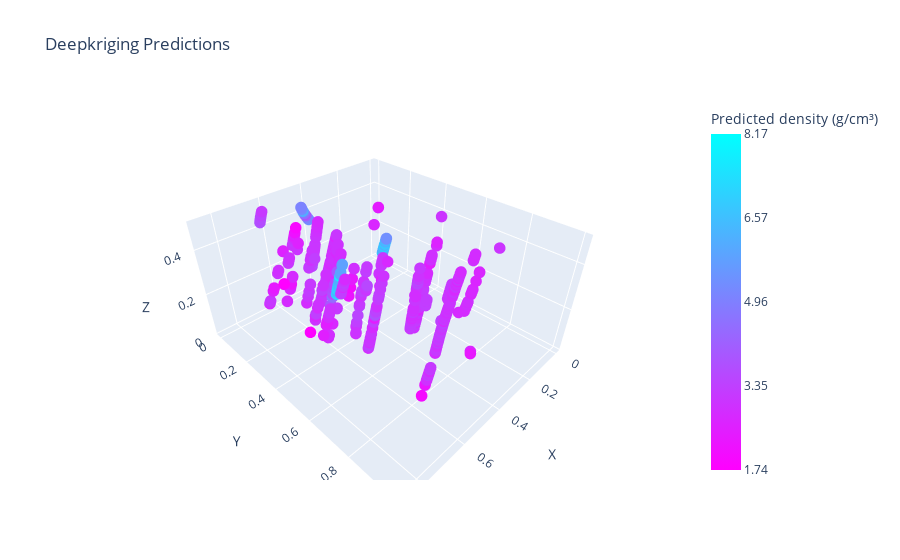

Notebook source saved alongside this figure:
### Code cell
import plotly.graph_objs as go
import numpy as np
from matplotlib.colors import Normalize

# Assuming the necessary data and multipliers are already defined
test_data_xyz = trainer.test_data[['X', 'Y', 'Z']].values
test_predictions_dk = test_predictions_dk.ravel() * multipliers['Density_gcm3']

# Define normalization for color scale
norm = Normalize(vmin=test_predictions_dk.min(), vmax=test_predictions_dk.max())

# Normalize the test_predictions_dk to the range 0-1 for colormap

# Create custom colormap: magenta to cyan
custom_cmap = [[0.0, 'rgb(255, 0, 255)'], [1.0, 'rgb(0, 255, 255)']]

# Create the 3D scatter plot using Plotly
fig = go.Figure(data=[go.Scatter3d(
    x=test_data_xyz[:, 0],
    y=test_data_xyz[:, 1],
    z=test_data_xyz[:, 2],
    mode='markers',
    marker=dict(
        size=4,
        color=test_predictions_dk,  # Use normalized predictions for color mapping
        colorscale=custom_cmap,  # Custom colormap
        cmin=norm.vmin,  # Set the minimum color scale value
        cmax=norm.vmax,  # Set the maximum color scale value
        colorbar=dict(
            title='Predicted density (g/cm³)',
            tickvals=np.linspace(norm.vmin, norm.vmax, 5),  # Set colorbar ticks
            ticktext=[f'{v:.2f}' for v in np.linspace(norm.vmin, norm.vmax, 5)]  # Colorbar tick labels
        )
    )
)])

# Set titles and axis labels
fig.update_layout(
    title='Deepkriging Predictions',
    scene=dict(
        xaxis_title='X',
        yaxis_title='Y',
        zaxis_title='Z'
    )
)

# Show the plot
fig.show()

### Figure 1 — Plotly figure (JSON) as saved in the notebook; plotly's stock layout.template omitted (floating-point values rounded to 4 significant figures; data arrays with more than 128 entries replaced by an {"elided": "..."} marker saying what was removed)
{"data": [{"marker": {"cmax": 8.174, "cmin": 1.743, "color": {"elided": "786 float values"}, "colorbar": {"ticktext": ["1.74", "3.35", "4.96", "6.57", "8.17"], "tickvals": [1.743, 3.351, 4.959, 6.566, 8.174], "title": {"text": "Predicted density (g/cm³)"}}, "colorscale": [[0, "rgb(255, 0, 255)"], [1, "rgb(0, 255, 255)"]], "size": 4}, "mode": "markers", "type": "scatter3d", "x": {"elided": "786 float values"}, "y": {"elided": "786 float values"}, "z": {"elided": "786 float values"}}], "layout": {"scene": {"xaxis": {"title": {"text": "X"}}, "yaxis": {"title": {"text": "Y"}}, "zaxis": {"title": {"text": "Z"}}}, "title": {"text": "Deepkriging Predictions"}}}
